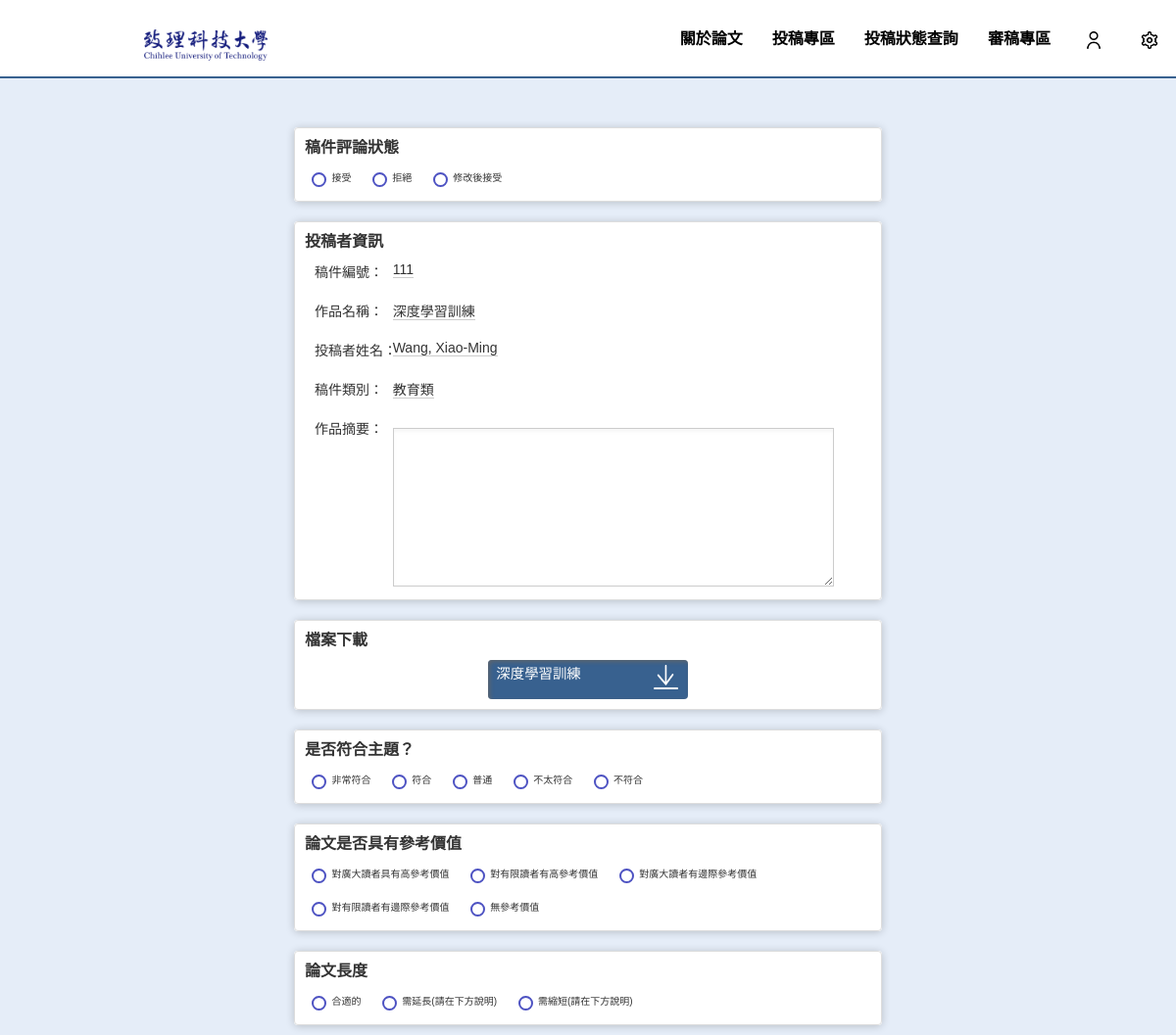
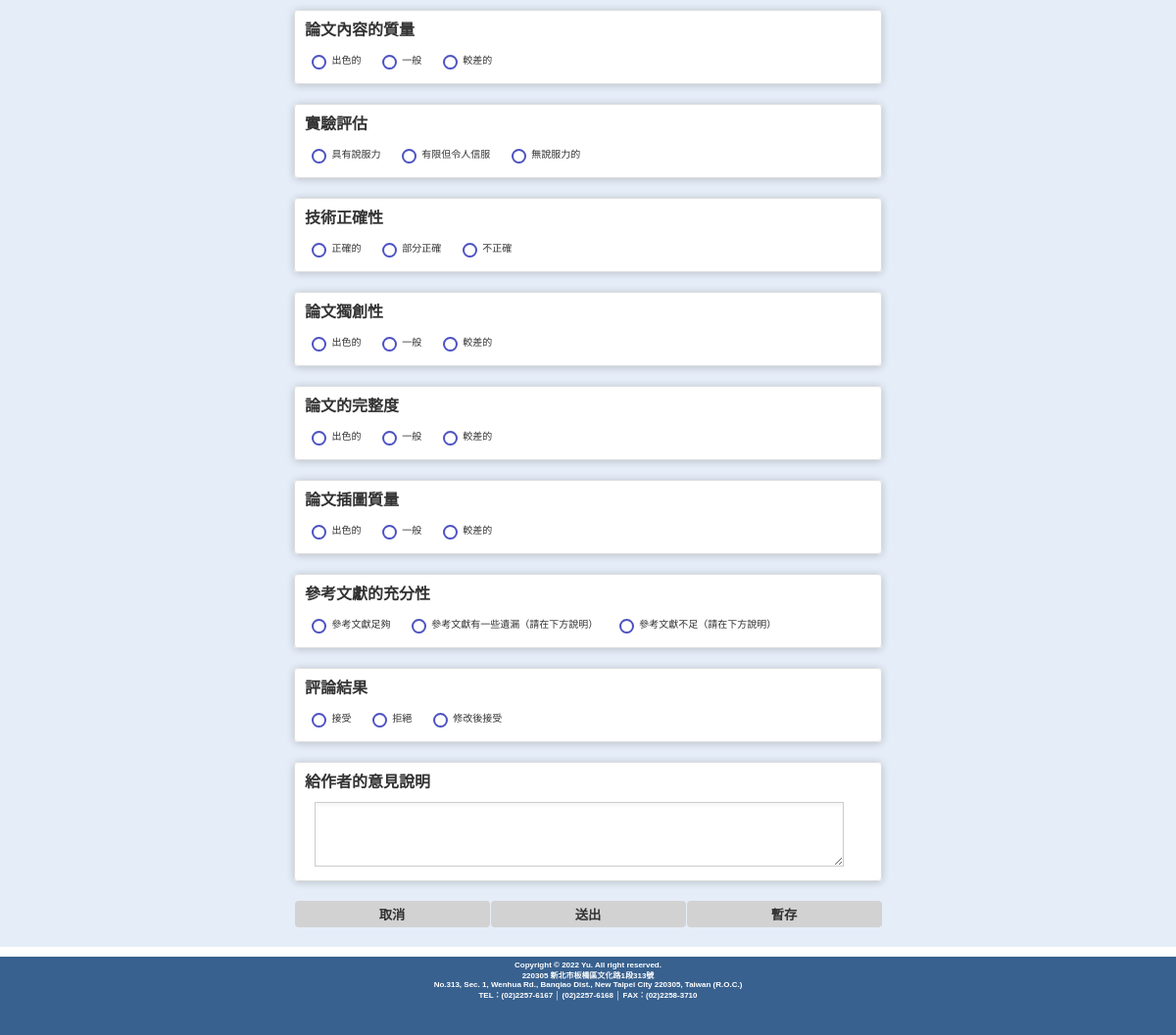
Page /ReviewerStatusPage待評閱.php?id=111 on the committed database (2 pictures, top to bottom).
### tables this page shows
CREATE TABLE `article` (
  `id` int(100) NOT NULL,
  `articleID` tinyint(100) NOT NULL,
  `writer` varchar(100) NOT NULL,
  `abstract` varchar(100) NOT NULL,
  `fileName` varchar(100) NOT NULL,
  `articlename` varchar(100) NOT NULL,
  `category` varchar(100) NOT NULL,
  `comments` varchar(100) NOT NULL,
  `state` int(11) NOT NULL,
  `invitationdate` varchar(100) NOT NULL,
  `deadline` datetime NOT NULL DEFAULT current_timestamp()
);

### ReviewerStatusPage待評閱.php (the view, shortened to what this page needs)
<!DOCTYPE html>
<html lang="en">
<?php
                            $link =connect(DB_HOST,DB_USER,DB_PWD,DB_DATABASE)
                            or die("無法開啟資料連接!<br/>");
							$id = $_GET['id'];
			                $sql = "SELECT * FROM article where articleID='$id'" ;
                            $result = mysqli_query($link, $sql);
                            $row = mysqli_fetch_row($result);
?>
<head>
    <link rel="stylesheet" href="css/header.css">
    <link rel="stylesheet" href="css/ReviewerStatusPage.css">
    <link rel="stylesheet" href="css/RWD_reviewer.css">
    <link rel="stylesheet" href="css/footer.css">
</head>
<body>
    <header class="flex">
        <div id="logo">
            <a href="https://www.chihlee.edu.tw/"><img src="img/chihleeB.png" alt=""></a>
        </div>
        <menu>
            <ul>
                <li><a href="FrontPage.html" class="action">關於論文</a></li>
                <li><a href="PostPage.php">投稿專區</a></li>
                <li><a href="SubmissionQuery.php">投稿狀態查詢</a></li>
                <li><a href="ReviewerFrontPage.php">審稿專區</a></li>
                <li><a href="login.html"><img src="img/user.png" alt="" style="width: 18px;height: 18px;"></a></li>
                <li><a href="DataUpdate.php"><img src="img/settings.png" alt="" style="width: 18px;height: 18px;"></a>
                </li>
            </ul>
        </menu>
    </header>
    <div class="ReviewerStatus container" id="ReviewerStatus">
        <div class="ReviewerStatusSize" id="ReviewerStatusSize">
            <fieldset>
                <legend>稿件評論狀態</legend>
                <div class="radio-group">
                    <label for="1" class="radio-label">
                        <span class="radio-button"></span>接受
                    </label>
                </div>
                <div class="radio-group">
                    <label for="2" class="radio-label">
                        <span class="radio-button"></span>拒絕
                    </label>
                </div>
                <div class="radio-group">
                    <label for="3" class="radio-label">
                        <span class="radio-button"></span>修改後接受
                    </label>
                </div>
            </fieldset>
            <fieldset>
                <legend>投稿者資訊</legend>
                <div style="display:flex;">
					<div class="text"><p class="textP">稿件編號：</p></div><div class="textPp "><span style="border-bottom: 1px #cccccc solid;"><?php
						echo"$row[1]";
					?></span></div>
				</div>
				<div style="display:flex;">
					<div class="text"><p class="textP">作品名稱：</p></div><div class="textPp "><span style="border-bottom: 1px #cccccc solid;"><?php
						echo"$row[5]";
					?></span></div>
				</div>
				<div style="display:flex;">
					<div class="text"><p class="textP">投稿者姓名：</p></div><div class="textPp "><span style="border-bottom: 1px #cccccc solid;"><?php
						echo"$row[2]";
					?></span></div>
				</div>
				<div style="display:flex;">
					<div class="text"><p class="textP">稿件類別：</p></div><div class="textPp "><span style="border-bottom: 1px #cccccc solid;"><?php
						echo"$row[6]";
					?></span></div>
				</div>
				<div style="display:flex;">
					<div class="text"><p class="textP">作品摘要：</p></div><div class="textPp "><textarea name="text" id="text" cols="30" rows="10"><?php
						?></textarea></div>
				</div>
            </fieldset>
            <fieldset>
                <legend>檔案下載</legend>
                <li class="dw-wrap">
                    <a href="$row[1]/download/" class="dw-link dw-item">
                        <div class="dw-name">
						<?php echo"$row[5]";?>
                        </div>
                        <div class="dw-image"><img class="list-image-thumb" src="img/dw.png" alt="down"></div>
                    </a>
                </li>
            </fieldset>
            <div>
            <form name="form1"action="" method="post" enctype="multipart/form-data">
                <fieldset>
                    <legend>是否符合主題？</legend>
                    <div class="radio-group">
                        <label for="4" class="radio-label" ><span class="radio-button"></span>非常符合</label>
                    </div>
                    <div class="radio-group">
						<label for="5" class="radio-label"><span class="radio-button" ></span>符合</label>
                    </div>
                    <div class="radio-group">
                        <label for="6" class="radio-label">
                            <span class="radio-button"></span>普通
                        </label>
                    </div>
                    <div class="radio-group">
                        <label for="7" class="radio-label">
                            <span class="radio-button"></span>不太符合
                        </label>
                    </div>
                    <div class="radio-group">
                        <label for="8" class="radio-label">
                            <span class="radio-button"></span>不符合
                        </label>
                    </div>
                </fieldset>
                <fieldset>
                    <legend>論文是否具有參考價值</legend>
                    <div class="radio-group">
                        <label for="9" class="radio-label">
                            <span class="radio-button"></span>對廣大讀者具有高參考價值
                        </label>
                    </div>
                    <div class="radio-group">
                        <label for="10" class="radio-label">
                            <span class="radio-button"></span>對有限讀者有高參考價值
                        </label>
                    </div>
                    <div class="radio-group">
                        <label for="11" class="radio-label">
                            <span class="radio-button"></span>對廣大讀者有邊際參考價值
                        </label>
                    </div>
                    <div class="radio-group">
                        <label for="12" class="radio-label">
                            <span class="radio-button"></span>對有限讀者有邊際參考價值
                        </label>
                    </div>
                    <div class="radio-group">
                        <label for="13" class="radio-label">
                            <span class="radio-button"></span>無參考價值
                        </label>
                    </div>
                </fieldset>
                <fieldset>
                    <legend>論文長度</legend>
                    <div class="radio-group">
                        <label for="14" class="radio-label">
                            <span class="radio-button"></span>合適的
                        </label>
                    </div>
                    <div class="radio-group">
                        <label for="15" class="radio-label">
                            <span class="radio-button"></span>需延長(請在下方說明)
                        </label>
                    </div>
                    <div class="radio-group">
                        <label for="16" class="radio-label">
                            <span class="radio-button"></span>需縮短(請在下方說明)
                        </label>
                    </div>
                </fieldset>
                <fieldset>
                    <legend>論文內容的質量</legend>
                    <div class="radio-group">
                        <label for="17" class="radio-label">
                            <span class="radio-button"></span>出色的
                        </label>
                    </div>
                    <div class="radio-group">
                        <label for="18" class="radio-label">
                            <span class="radio-button"></span>一般
                        </label>
                    </div>
                    <div class="radio-group">
                        <label for="19" class="radio-label">
                            <span class="radio-button"></span>較差的
                        </label>
                    </div>
                </fieldset>
                <fieldset>
                    <legend>實驗評估</legend>
                    <div class="radio-group">
                        <label for="21" class="radio-label">
                            <span class="radio-button"></span>具有說服力
                        </label>
                    </div>
                    <div class="radio-group">
                        <label for="21" class="radio-label">
                            <span class="radio-button"></span>有限但令人信服
                        </label>
                    </div>
                    <div class="radio-group">
                        <label for="22" class="radio-label">
                            <span class="radio-button"></span>無說服力的
                        </label>
                    </div>
                </fieldset>
                <fieldset>
                    <legend>技術正確性</legend>
                    <div class="radio-group">
                        <label for="23" class="radio-label">
                            <span class="radio-button"></span>正確的
                        </label>
                    </div>
                    <div class="radio-group">
                        <label for="24" class="radio-label">
                            <span class="radio-button"></span>部分正確
                        </label>
                    </div>
                    <div class="radio-group">
                        <label for="25" class="radio-label">
                            <span class="radio-button"></span>不正確
                        </label>
                    </div>
                </fieldset>
                <fieldset>
                    <legend>論文獨創性</legend>
                    <div class="radio-group">
                        <label for="26" class="radio-label">
                            <span class="radio-button"></span>出色的
                        </label>
                    </div>
                    <div class="radio-group">
                        <label for="27" class="radio-label">
                            <span class="radio-button"></span>一般
                        </label>
                    </div>
                    <div class="radio-group">
                        <label for="28" class="radio-label">
                            <span class="radio-button"></span>較差的
                        </label>
                    </div>
                </fieldset>
                <fieldset>
                    <legend>論文的完整度</legend>
                    <div class="radio-group">
                        <label for="29" class="radio-label">
                            <span class="radio-button"></span>出色的
                        </label>
                    </div>
                    <div class="radio-group">
                        <label for="30" class="radio-label">
                            <span class="radio-button"></span>一般
                        </label>
                    </div>
                    <div class="radio-group">
                        <label for="31" class="radio-label">
                            <span class="radio-button"></span>較差的
                        </label>
                    </div>
                </fieldset>
                <fieldset>
                    <legend>論文插圖質量</legend>
                    <div class="radio-group">
                        <label for="32" class="radio-label">
                            <span class="radio-button"></span>出色的
                        </label>
                    </div>
                    <div class="radio-group">
                        <label for="33" class="radio-label">
                            <span class="radio-button"></span>一般
                        </label>
                    </div>
                    <div class="radio-group">
                        <label for="34" class="radio-label">
                            <span class="radio-button"></span>較差的
                        </label>
                    </div>
                </fieldset>
                <fieldset>
                    <legend>參考文獻的充分性</legend>
                    <div class="radio-group">
                        <label for="35" class="radio-label">
                            <span class="radio-button"></span>參考文獻足夠
                        </label>
                    </div>
                    <div class="radio-group">
                        <label for="36" class="radio-label">
                            <span class="radio-button"></span>參考文獻有一些遺漏（請在下方說明）
                        </label>
                    </div>
                    <div class="radio-group">
                        <label for="37" class="radio-label">
                            <span class="radio-button"></span>參考文獻不足（請在下方說明）
                        </label>
                    </div>
                </fieldset>
                <fieldset>
                    <legend>評論結果</legend>
                    <div class="radio-group">
                        <label for="38" class="radio-label">
                            <span class="radio-button"></span>接受
                        </label>
                    </div>
                    <div class="radio-group">
                        <label for="39" class="radio-label">
                            <span class="radio-button"></span>拒絕
                        </label>
                    </div>
                    <div class="radio-group">
                        <label for="40" class="radio-label">
                            <span class="radio-button"></span>修改後接受
                        </label>
                    </div>
                </fieldset>
            </div>
            <fieldset>
                <legend>給作者的意見說明</legend>
                <div id="textareaBox" name="textareaBox"input type="text" class="textareaBox">
                    <textarea name="textarea" value="textarea" id="textarea" class="textarea" cols="30" rows="4">
</textarea>
                </div>
            </fieldset>
            <div class="button-group">
                <input class="button buttonB" id='cancel' name='but3' value="取消"onclick="location.href='ReviewerFrontPage.php'">
                <input class="button buttonB" id='give' name='but1' value="送出" onclick="abc();">
                <input class="button buttonB" id='save' name='but2' value="暫存" onclick="def();">
			</div>
        </div>
    </div>
    <footer>
        Copyright &copy; 2022 Yu. All right reserved.<br>
        220305 新北市板橋區文化路1段313號
        <br>
        No.313, Sec. 1, Wenhua Rd., Banqiao Dist., New Taipei City 220305, Taiwan (R.O.C.)
        <br>
        TEL：(02)2257-6167 │ (02)2257-6168 │ FAX：(02)2258-3710
    </footer>
</body>
</html>

### rows in the picture
article: articleID "111", articlename "深度學習訓練", writer "Wang, Xiao-Ming", category "教育類"
